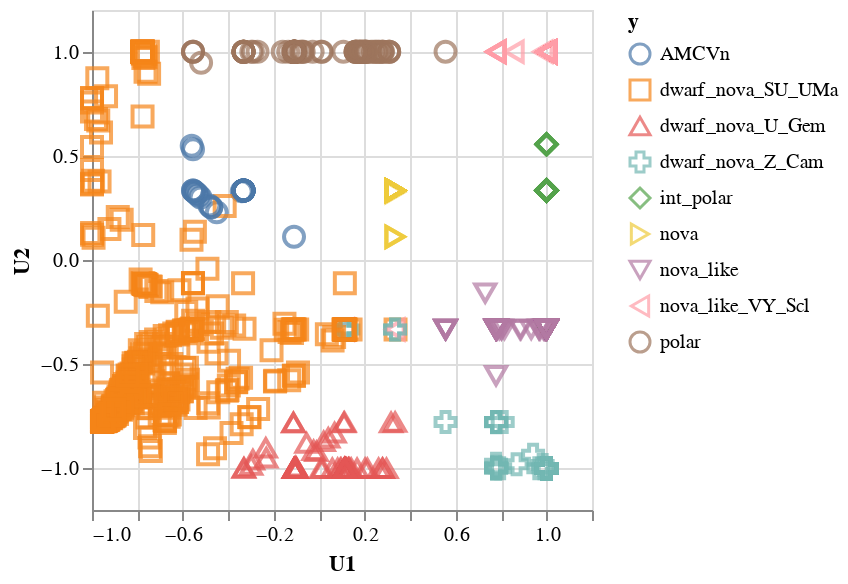

Notebook code cell kept with this figure:
### Code cell
alt.Chart(mean_u_labels, width=250, height=250).mark_point(size=100).encode(
    x='U1', 
    y='U2',
    color= 'y',
    shape='y',
    tooltip=['y']
    # opacity=alt.condition(selection, alt.value(1), alt.value(0.2))
    )

### Figure 1 — Vega-Lite specification as saved in the notebook (floating-point values rounded to 4 significant figures; data arrays with more than 128 entries replaced by an {"elided": "..."} marker saying what was removed)
{"config": {"view": {"continuousWidth": 300, "continuousHeight": 300}}, "data": {"name": "data-779c5c0e3d53b4124d2aac6e6ade28cf"}, "mark": {"type": "point", "size": 100}, "encoding": {"color": {"field": "y", "type": "nominal"}, "shape": {"field": "y", "type": "nominal"}, "tooltip": [{"field": "y", "type": "nominal"}], "x": {"field": "U1", "type": "quantitative"}, "y": {"field": "U2", "type": "quantitative"}}, "height": 250, "width": 250, "$schema": "https://vega.github.io/schema/vega-lite/v5.14.1.json", "datasets": {"data-779c5c0e3d53b4124d2aac6e6ade28cf": {"elided": "1007 records"}}}
